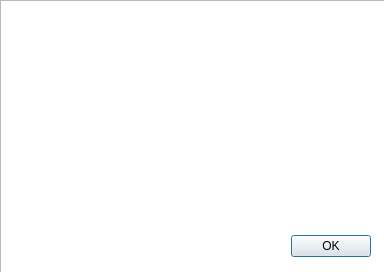
<?xml version="1.0" encoding="UTF-8"?>
<ui version="4.0">
 <class>PopUpBracketCheck</class>
 <widget class="QDialog" name="PopUpBracketCheck">
  <property name="geometry">
   <rect>
    <x>0</x>
    <y>0</y>
    <width>384</width>
    <height>272</height>
   </rect>
  </property>
  <property name="windowTitle">
   <string>Klammercheck Fehler</string>
  </property>
  <property name="windowIcon">
   <iconset>
    <normaloff>icons/alert.png</normaloff>icons/alert.png</iconset>
  </property>
  <widget class="QDialogButtonBox" name="pb_popup_OK">
   <property name="geometry">
    <rect>
     <x>30</x>
     <y>230</y>
     <width>341</width>
     <height>32</height>
    </rect>
   </property>
   <property name="orientation">
    <enum>Qt::Horizontal</enum>
   </property>
   <property name="standardButtons">
    <set>QDialogButtonBox::Ok</set>
   </property>
  </widget>
  <widget class="QTextBrowser" name="tb_popup">
   <property name="geometry">
    <rect>
     <x>0</x>
     <y>0</y>
     <width>391</width>
     <height>281</height>
    </rect>
   </property>
   <property name="font">
    <font>
     <family>Courier New</family>
     <pointsize>12</pointsize>
     <bold>true</bold>
    </font>
   </property>
   <property name="html">
    <string>&lt;!DOCTYPE HTML PUBLIC &quot;-//W3C//DTD HTML 4.0//EN&quot; &quot;http://www.w3.org/TR/REC-html40/strict.dtd&quot;&gt;
&lt;html&gt;&lt;head&gt;&lt;meta name=&quot;qrichtext&quot; content=&quot;1&quot; /&gt;&lt;meta charset=&quot;utf-8&quot; /&gt;&lt;style type=&quot;text/css&quot;&gt;
p, li { white-space: pre-wrap; }
hr { height: 1px; border-width: 0; }
&lt;/style&gt;&lt;/head&gt;&lt;body style=&quot; font-family:'Courier New'; font-size:12pt; font-weight:700; font-style:normal;&quot;&gt;
&lt;p style=&quot;-qt-paragraph-type:empty; margin-top:0px; margin-bottom:0px; margin-left:0px; margin-right:0px; -qt-block-indent:0; text-indent:0px;&quot;&gt;&lt;br /&gt;&lt;/p&gt;&lt;/body&gt;&lt;/html&gt;</string>
   </property>
  </widget>
  <zorder>tb_popup</zorder>
  <zorder>pb_popup_OK</zorder>
 </widget>
 <resources/>
 <connections>
  <connection>
   <sender>pb_popup_OK</sender>
   <signal>accepted()</signal>
   <receiver>PopUpBracketCheck</receiver>
   <slot>accept()</slot>
   <hints>
    <hint type="sourcelabel">
     <x>248</x>
     <y>254</y>
    </hint>
    <hint type="destinationlabel">
     <x>157</x>
     <y>274</y>
    </hint>
   </hints>
  </connection>
  <connection>
   <sender>pb_popup_OK</sender>
   <signal>rejected()</signal>
   <receiver>PopUpBracketCheck</receiver>
   <slot>reject()</slot>
   <hints>
    <hint type="sourcelabel">
     <x>316</x>
     <y>260</y>
    </hint>
    <hint type="destinationlabel">
     <x>286</x>
     <y>274</y>
    </hint>
   </hints>
  </connection>
 </connections>
</ui>
